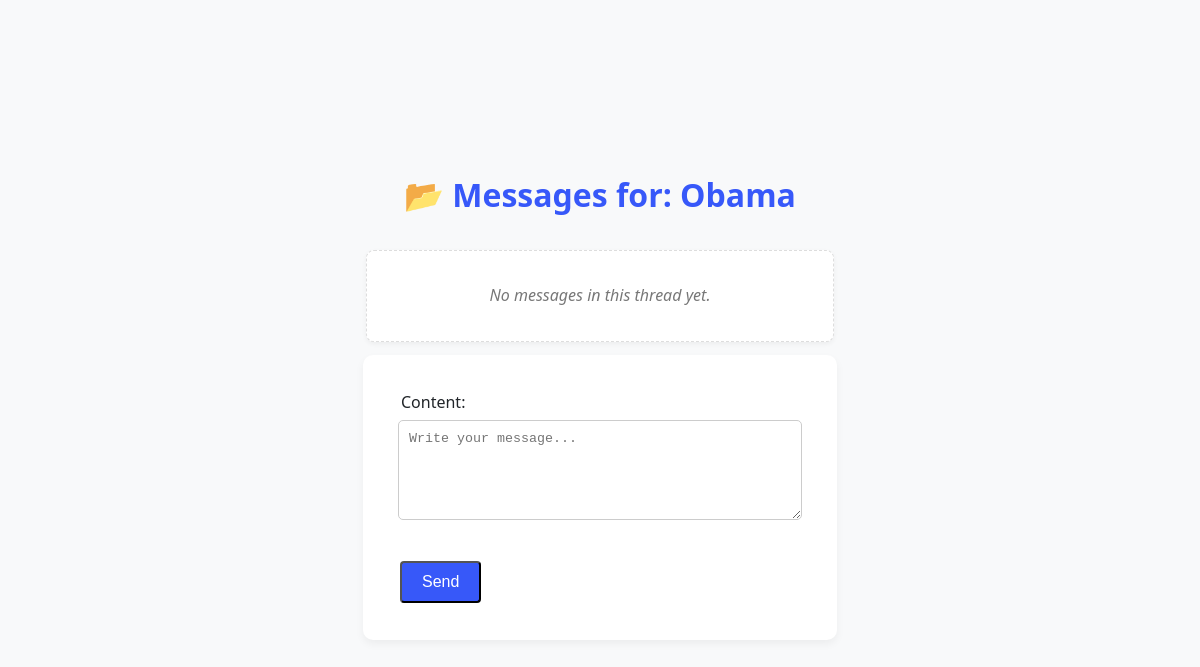
Page /messages/report/a10a7491-0815-4005-84b0-4e7b491dd83c/ (signed in) on the earlier database version.
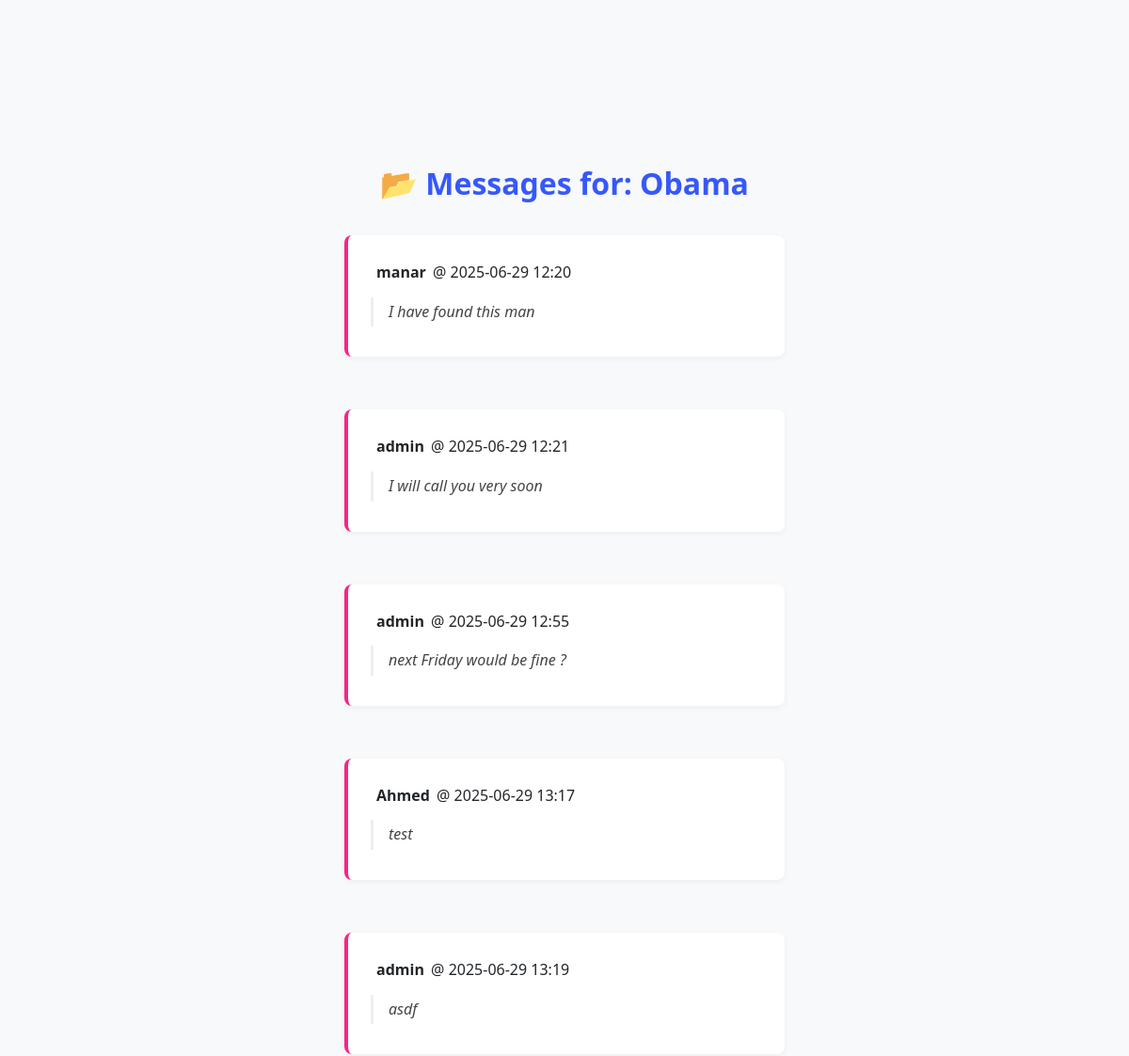
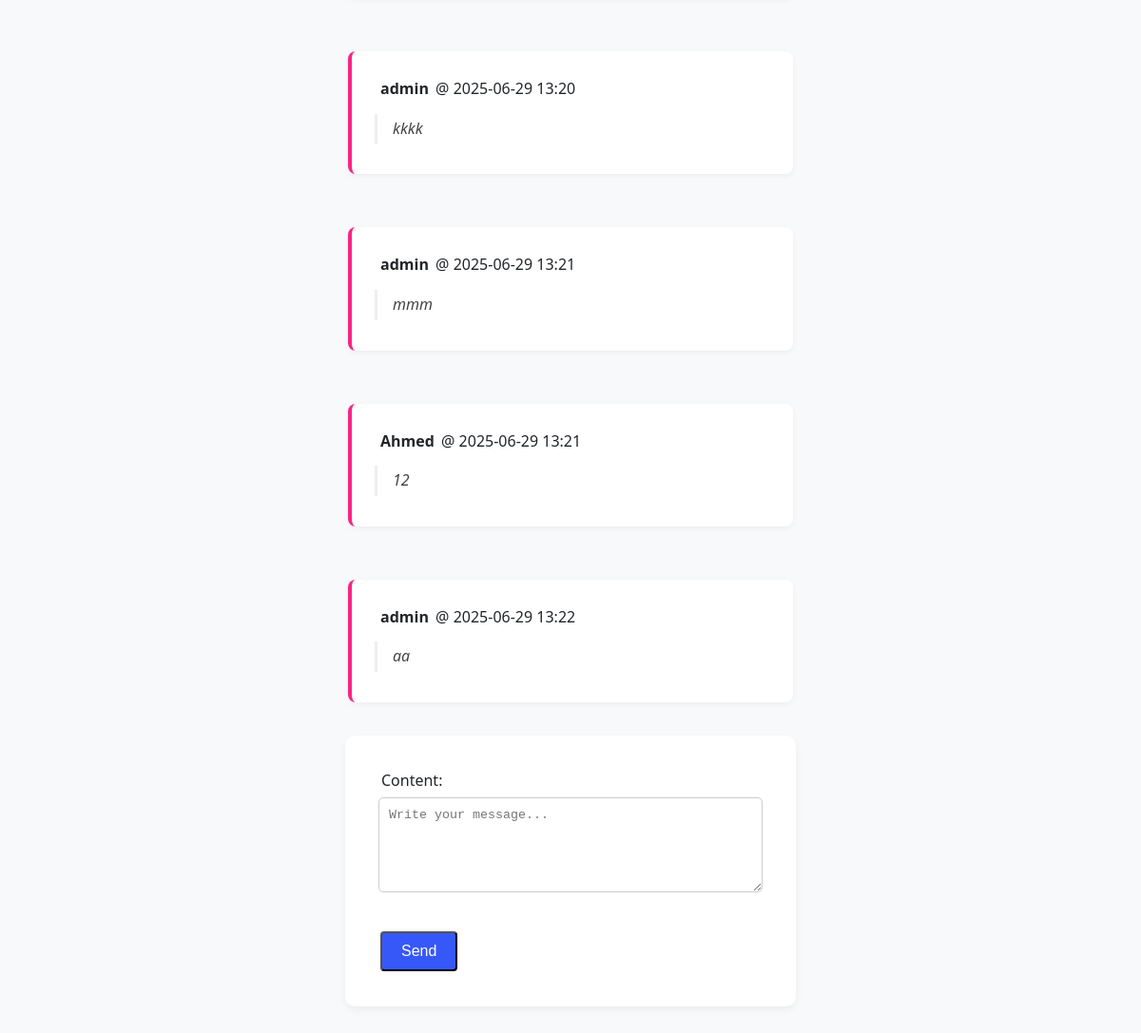
Same page on the later database version (2 pictures, top to bottom).
### core/models.py (models this page shows, shortened)
class ReportMessage(models.Model):
    id = models.UUIDField(primary_key=True, default=uuid.uuid4, editable=False)
    report = models.ForeignKey(MissingPersonReport, on_delete=models.CASCADE, related_name='messages')
    sender = models.ForeignKey(User, on_delete=models.CASCADE, related_name='sent_messages')
    recipient = models.ForeignKey(User, on_delete=models.CASCADE, related_name='received_messages', null=True, blank=True)
    content = models.TextField()
    sent_at = models.DateTimeField(auto_now_add=True)
    is_read = models.BooleanField(default=False)

class User(AbstractUser):
    id = models.UUIDField(primary_key=True, default=uuid.uuid4, editable=False)
    email = models.EmailField(unique=True)
    is_admin = models.BooleanField(default=False)

### core/views.py (the view)
# urls.py: path('messages/report/<uuid:report_id>/', views.message_thread, name='message_thread'),
@login_required
def message_thread(request, report_id):
    report = get_object_or_404(MissingPersonReport, id=report_id)
    messages_thread = ReportMessage.objects.filter(report=report).order_by('sent_at')
    ReportMessage.objects.filter(
    report=report,
    recipient=request.user,
    is_read=False
    ).update(is_read=True)
    if request.method == 'POST':
        form = ReportMessageForm(request.POST)
        if form.is_valid():
            msg = form.save(commit=False)
            msg.report = report
            msg.sender = request.user
            if request.user == report.user:
                last_msg = messages_thread.last()
                msg.recipient = last_msg.sender if last_msg else None  # fallback if thread is broken
            else:
                msg.recipient = report.user
            msg.save()
            send_mail(
                f"📨 Reply regarding report {report.name}",
                f"{request.user.username} replied: {msg.content}",
                "noreply@trovalo.local",
                [msg.recipient.email],
                fail_silently=True
            )
            return redirect('message_thread', report_id=report.id)
    else:
        form = ReportMessageForm()
    return render(request, 'core/message_thread.html', {
        'report': report,
        'messages': messages_thread,
        'form': form,
    })

### core/forms.py
class ReportMessageForm(forms.ModelForm):
    class Meta:
        model = ReportMessage
        fields = ['content']
        widgets = {
            'content': forms.Textarea(attrs={'rows': 3, 'placeholder': 'Write your message...'}),
        }

### core/templates/core/message_thread.html (shortened to what this page needs)
{% extends "core/base.html" %}
{% block content %}
  <h2 class="inbox-title">📂 Messages for: {{ report.name }}</h2>
  <div class="message-list">
    {% for msg in messages %}
      <div class="message-card">
        <p><strong>{{ msg.sender.username }}</strong> @ {{ msg.sent_at|date:"Y-m-d H:i" }}</p>
        <blockquote>{{ msg.content }}</blockquote>
      </div>
    {% empty %}
      <p class="no-messages">No messages in this thread yet.</p>
    {% endfor %}
  </div>
  <form method="post" class="form-card">
    {{ form.as_p }}
    <button type="submit" class="btn btn-primary">Send</button>
  </form>
{% endblock %}

Differences in the rows shown:
added ReportMessage: sender.username "manar", sent_at "2025-06-29 12:20", content "I have found this man"
added ReportMessage: sender.username "admin", sent_at "2025-06-29 12:21", content "I will call you very soon"
added ReportMessage: sender.username "admin", sent_at "2025-06-29 12:55", content "next Friday would be fine ?"
added ReportMessage: sender.username "Ahmed", sent_at "2025-06-29 13:17", content "test"
added ReportMessage: sender.username "admin", sent_at "2025-06-29 13:19", content "asdf"
added ReportMessage: sender.username "admin", sent_at "2025-06-29 13:20", content "kkkk"
added ReportMessage: sender.username "admin", sent_at "2025-06-29 13:21", content "mmm"
added ReportMessage: sender.username "Ahmed", sent_at "2025-06-29 13:21", content "12"
added ReportMessage: sender.username "admin", sent_at "2025-06-29 13:22", content "aa"
Other differences:
text no longer shown: "No messages in this thread yet."
